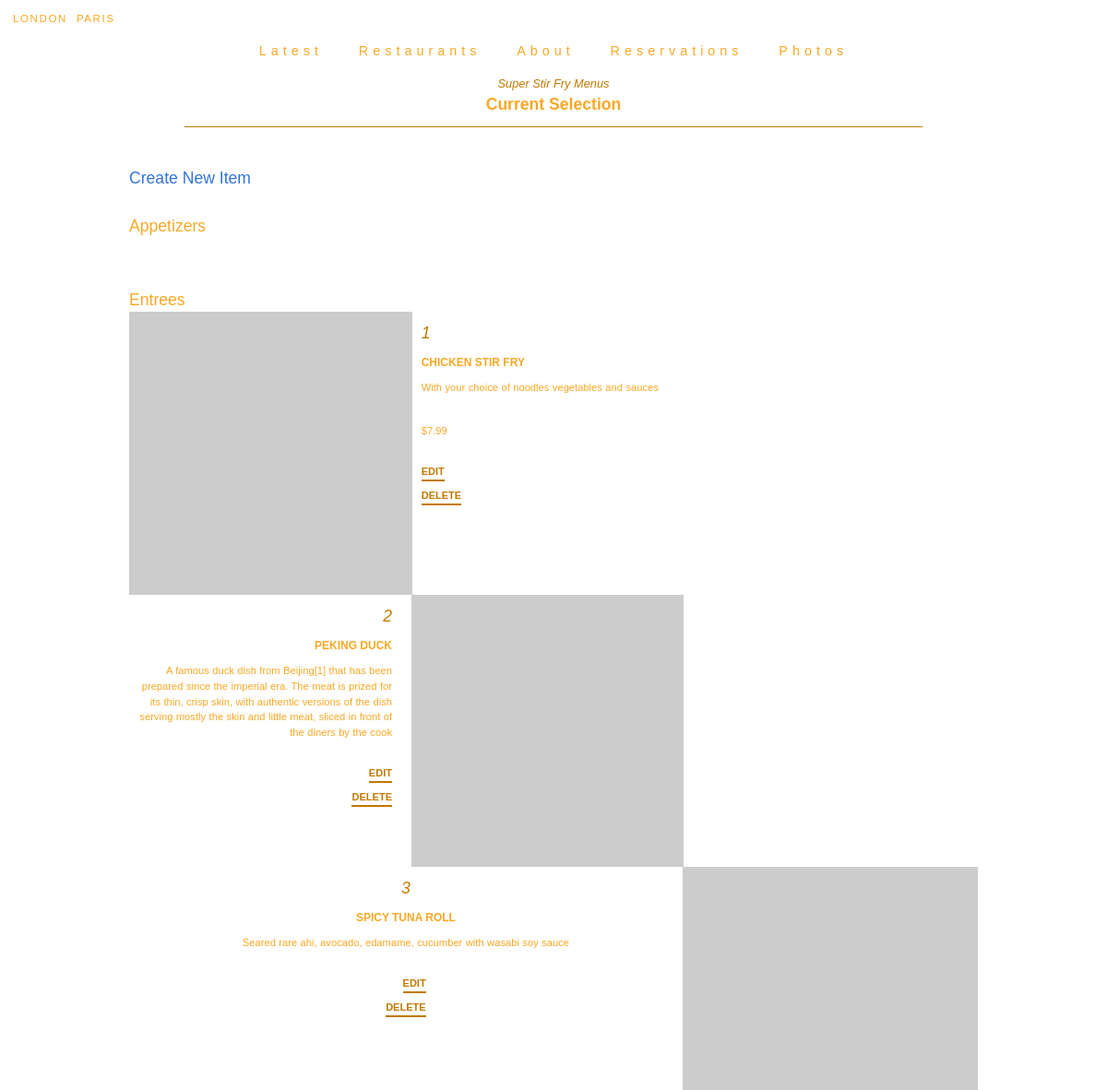
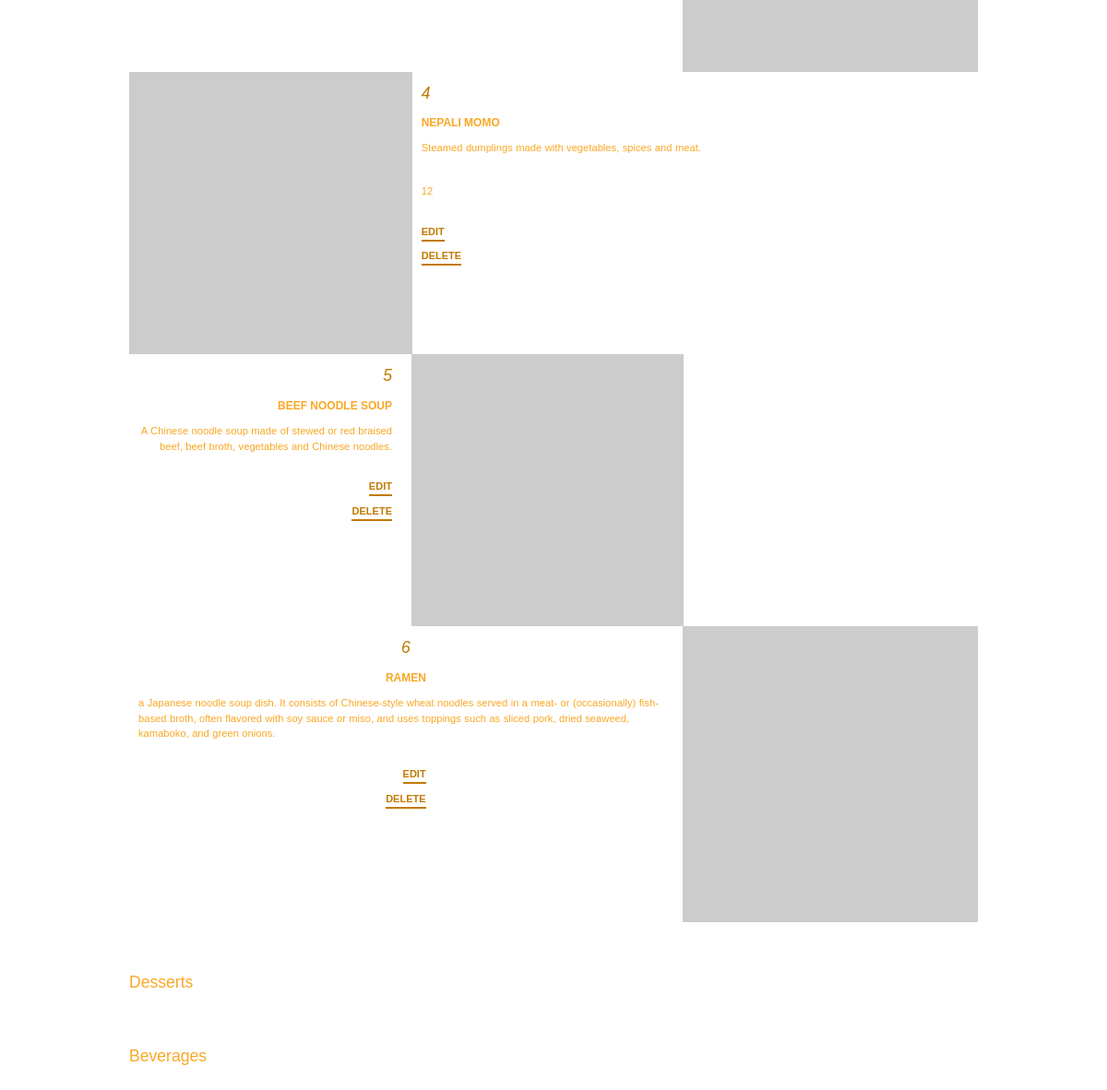
The app's page /restaurant/2/menu/ with its own data (2 pictures, top to bottom).
### database_setup.py (models this page shows, shortened)
class Restaurant(BASE):
    __tablename__ = 'restaurant'
    id = Column(Integer, primary_key=True)
    name = Column(String(250), nullable=False)
    description = Column(String(1000), nullable=False)
    image = Column(String(1000), nullable=False)

class MenuItem(BASE):
    __tablename__ = 'menu_item'
    id = Column(Integer, primary_key=True)
    course = Column(String(250))
    description = Column(String(250))
    name = Column(String(80), nullable=False)
    price = Column(String(8))
    restaurant_id = Column(Integer, ForeignKey('restaurant.id'))
    restaurant = relationship(Restaurant)

### item_catalog.py (the view)
@APP.route('/restaurant/<int:restaurant_id>/')
@APP.route('/restaurant/<int:restaurant_id>/menu/')
def show_menu(restaurant_id):
    restaurant = SESSION.query(Restaurant).filter_by(id=restaurant_id).one()
    items = SESSION.query(MenuItem).filter_by(
        restaurant_id=restaurant_id).all()
    return render_template('menus.html', items=items, restaurant=restaurant)

### templates/menus.html (shortened to what this page needs)
{% extends "./partial/base.html" %} {% block title %}About{% endblock %} {% block tabs %} {% endblock %} {% block content
%}
<section class="menu-section container">
	<div class="menu-heading">
		<h4> {{ restaurant.name }} Menus</h4>
		<h2>Current Selection</h2>
		<hr/>
	</div>
	<div class='pane'>
		 {% if items !=[] %}
		<a href="{{url_for('new_menu_item', restaurant_id = restaurant.id )}}">Create New Item</a>
		<h2>Appetizers</h2>
			{% set indexs = {'i': 1} %}
		<h2>Entrees</h2>
		{% set indexs = {'i': 1} %}
		<ul>
			{% for i in items %} {% if i.course == 'Entree' %} {% if indexs.i % 3 == 0 %}
			<li class="columns menu-columns">
				<div class="column menu-column menu-text-column fourth">
					<h3 class="menu-item-number text-left">{{loop.index}}</h3>
					<h4 class="menu-ingriedents text-left">{{i.name}}</h4>
					<p class="menu-item-text text-left">{{i.description}}</p>
					<ul class="menu-links">
						<li><a class="menu-link" href='{{url_for('edit_menu_item', restaurant_id = restaurant.id, menu_id=i.id ) }}'>Edit</li>
						<li><a class="menu-link" href='{{url_for('delete_menu_item', restaurant_id = restaurant.id, menu_id=i.id ) }}' >Delete</a></li>
					</ul>
				</div>
				<figure class="column menu-column">
					<img class="" src="{{restaurant.image}}" alt="placeholder">
				</figure>
        	</li>{% if indexs.update({'i': 1}) %}{% endif %}
			{% elif indexs.i %2 == 0 %}{% if indexs.update({'i': 3}) %}{% endif %}
			<li class="columns menu-columns">
				<div class="column menu-column menu-text-column third">
					<h3 class="menu-item-number">{{loop.index}}</h3>
					<h4 class="menu-ingriedents">{{i.name}}</h4>
					<p class="menu-item-text">{{i.description}}</p>
					<ul class="menu-links">
						<li><a class="menu-link" href='{{url_for('edit_menu_item', restaurant_id = restaurant.id, menu_id=i.id ) }}'>Edit</li>
                    <li><a class="menu-link" href='{{url_for('delete_menu_item', restaurant_id = restaurant.id, menu_id=i.id ) }}' >Delete</a></li>
					</ul>
				</div>
				<figure class="column menu-column">
					<img class="" src="{{restaurant.image}}" alt="placeholder">
				</figure>
				<div class="column"></div>
			</li>
			{% elif indexs.i %1 == 0 %}{% if indexs.update({'i': 2}) %}{% endif %}
			<li class="columns menu-columns">
				<figure class="column menu-column second">
					<img class="" src="{{restaurant.image}}" alt="placeholder">
				</figure>
				<div class="column menu-column menu-text-column text-left is-two-thirds">
					<h3 class="menu-item-number">{{loop.index}}</h3>
					<h4 class="menu-ingriedents">{{i.name}}</h4>
					<p class="menu-item-text text-left">{{i.description}}</p>
					<p class="menu-item-text text-left">{{i.price}}</p>
					<ul class="menu-links">
						<li><a class="menu-link" href='{{url_for('edit_menu_item', restaurant_id = restaurant.id, menu_id=i.id ) }}'>Edit</li>
                    <li><a class="menu-link" href='{{url_for('delete_menu_item', restaurant_id = restaurant.id, menu_id=i.id ) }}' >Delete</a></li>
					</ul>
				</div>
			</li>
			{% endif %}
			{% endif %} {% endfor %}
		</ul>
		<h2>Desserts</h2>
			{% set indexs = {'i': 1} %}
		<h2>Beverages</h2>
		{% set indexs = {'i': 1} %}
		 {% else %}
		<p> You currently have no menu items.
			<p>
				<a href="{{url_for('new_menu_item', restaurant_id = restaurant.id )}}">Create New Item</a> {% endif %}
	</div>
	</section>
	{% endblock %}

### static/css/main.css (style rules this page uses)
* { box-sizing: border-box; }
body { background-image: url('../img/restaurant.jpg'); background-position: top; background-size: cover; color: #F9A825; font-family: 'Source Sans Pro', sans-serif; font-size: 1.1rem; height: 100vh; }
.about-section, .carosel-section, .menu-section, .reservation-section { padding: 0 20px; }
.menu-columns { margin: 0px!important; }
.menu-column { box-sizing: border-box; display: flex; flex-direction: column; padding: 0px; margin: 0px; }
.fourth { align-items: center; flex: none; width: 65.2%; }
.third { align-items: flex-end; padding-right: 11px; }
.second { align-items: flex-start; text-align: right; }
.menu-item-number, .menu-ingriedents, .menu-item-text { margin: 10px; }
.menu-heading { padding: 0px 10px 30px 10px; text-align: center; }
.menu-heading h4 { color: #c17900; font-size: 0.8rem; font-style: italic; }
.menu-heading h2 { font-weight: bold; }
.menu-heading hr { background-color: #c17900; margin: 10px 50px 12px 50px; }
.menu-item-number { color: #c17900; font-style: italic; }
.menu-ingriedents { font-size: 0.75rem; font-weight: 600; margin: 0 10px 0px 10px; text-transform: uppercase; }
.menu-text-column { text-align: right; }
.menu-item-text { font-size: 0.7rem; text-align: right; margin-bottom: 20px; padding: 0 0px; word-spacing: 0.02rem; }
.menu-links { margin: 0 10px 10px 10px; }
.menu-link { border-bottom: 2px solid #c17900; color: #c17900; font-size: 0.69rem; font-weight: bold; padding: 0 0 3px 0; text-transform: uppercase; }
.text-left { text-align: left!important; }

### records on screen
Restaurant: name "Super Stir Fry"
MenuItem: name "CHICKEN STIR FRY", description "With your choice of noodles vegetables and sauces", price "$7.99"
MenuItem: name "PEKING DUCK", description "A famous duck dish from Beijing[1] that has been prepared since the imperial era. The meat is prized for its thin, crisp skin, with authentic versions of the dish serving mostly the skin and little meat, sliced in front of the diners by the cook"
MenuItem: name "SPICY TUNA ROLL", description "Seared rare ahi, avocado, edamame, cucumber with wasabi soy sauce"
MenuItem: name "NEPALI MOMO", description "Steamed dumplings made with vegetables, spices and meat.", price "12"
MenuItem: name "BEEF NOODLE SOUP", description "A Chinese noodle soup made of stewed or red braised beef, beef broth, vegetables and Chinese noodles."
MenuItem: name "RAMEN", description "a Japanese noodle soup dish. It consists of Chinese-style wheat noodles served in a meat- or (occasionally) fish-based broth, often flavored with soy sauce or miso, and uses toppings such as sliced pork, dried seaweed, kamaboko, and green onions."
